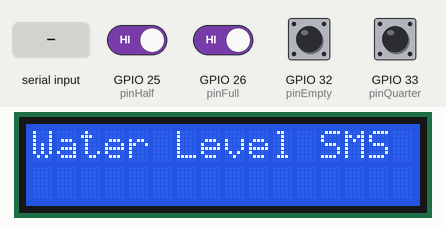
Simulated run of this sketch. Board: ESP32. Shown: 16×2 character LCD. The inputs (shaded band) are chosen by the test bench; at power-on: GPIO 25 (pinHalf), GPIO 26 (pinFull), GPIO 32 (pinEmpty), GPIO 33 (pinQuarter) HIGH. The modem accepts every AT command (registered, SIM ready, sends succeed) and sends nothing else; what the sketch prints to the serial monitor is not drawn.

Above: at 0.1 s.
At 5.2 s:
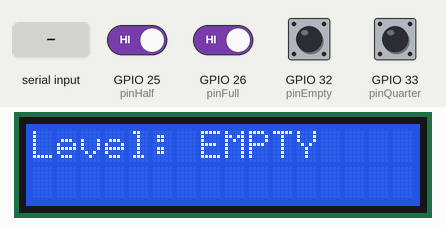
5.3 s: "+CMT:\n" received over the second serial link
10.8 s: "STATUS\n" received over the second serial link
13.3 s: GPIO 25 (pinHalf) driven LOW and GPIO 26 (pinFull) driven LOW
18.8 s: GPIO 26 (pinFull) driven HIGH
At 19.9 s:
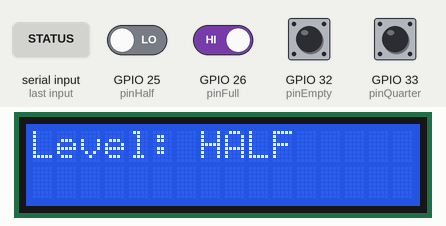
Timing chart, 0 to 21.8 s (numbered marks = the images above; inputs shaded):
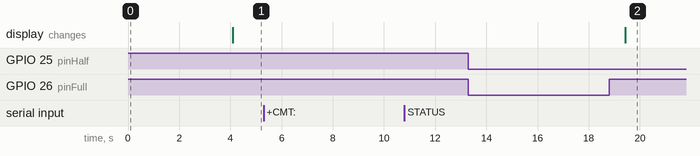

The sketch:

Water_level_measure_ESP32_GSM.ino
```cpp
//To check status — STATUS
//To change destination number — SETNUM:+918830584864

#include <Wire.h>
#include <LiquidCrystal_I2C.h>
LiquidCrystal_I2C lcd(0x27, 16, 2);

// Level sensor pins
const int pinEmpty = 32;
const int pinQuarter = 33;
const int pinHalf = 25;
const int pinFull = 26;

String lastLevel = "";

// GSM pins
#define MODEM_RX 16
#define MODEM_TX 17

// This is now changeable via SMS
String senderNumber = "+918830584864";

void setup() {
  Serial.begin(115200);
  Serial2.begin(9600, SERIAL_8N1, MODEM_RX, MODEM_TX);

  lcd.init();
  lcd.backlight();
  lcd.setCursor(0, 0);
  lcd.print("Water Level SMS");
  delay(2000);

  pinMode(pinEmpty, INPUT_PULLUP);
  pinMode(pinQuarter, INPUT_PULLUP);
  pinMode(pinHalf, INPUT_PULLUP);
  pinMode(pinFull, INPUT_PULLUP);

  // Set SMS mode to text
  Serial2.println("AT+CMGF=1");
  delay(1000);

  // Delete old SMS
  Serial2.println("AT+CMGD=1,4");
  delay(1000);
}

void loop() {
  String currentLevel = readWaterLevel();

  // If changed, send update
  if (currentLevel != lastLevel) {
    lcd.clear();
    lcd.setCursor(0, 0);
    lcd.print("Level: ");
    lcd.print(currentLevel);

    sendSMS(senderNumber, "Water tank is now: " + currentLevel);
    lastLevel = currentLevel;
  }

  // Check incoming SMS
  checkIncomingSMS();

  delay(1000);
}

String readWaterLevel() {
  bool e = (digitalRead(pinEmpty) == LOW);
  bool q = (digitalRead(pinQuarter) == LOW);
  bool h = (digitalRead(pinHalf) == LOW);
  bool f = (digitalRead(pinFull) == LOW);

  if (f) return "FULL";
  else if (h) return "HALF";
  else if (q) return "QUARTER";
  else return "EMPTY";
}

void sendSMS(String number, String message) {
  Serial.println("Sending SMS to " + number + ": " + message);

  Serial2.println("AT+CMGF=1");
  delay(1000);

  Serial2.print("AT+CMGS=\"");
  Serial2.print(number);
  Serial2.println("\"");
  delay(500);

  Serial2.print(message);
  delay(100);
  Serial2.write(26);  // CTRL+Z
  delay(5000);
}

void checkIncomingSMS() {
  if (Serial2.available()) {
    String smsData = Serial2.readString();
    smsData.toUpperCase();

    if (smsData.indexOf("+CMT:") != -1) {
      Serial.println("SMS Received: " + smsData);

      // If contains STATUS
      if (smsData.indexOf("STATUS") != -1) {
        String level = readWaterLevel();
        sendSMS(senderNumber, "Current water tank level: " + level);
      }

      // If contains SETNUM command
      if (smsData.indexOf("SETNUM:") != -1) {
        int idx = smsData.indexOf("SETNUM:") + 7;
        String newNum = smsData.substring(idx);
        newNum.trim();

        // Remove any unwanted characters like CR/LF
        newNum.replace("\r", "");
        newNum.replace("\n", "");

        senderNumber = newNum;
        Serial.println("New number set to: " + senderNumber);
        sendSMS(senderNumber, "Recipient number updated successfully.");
      }
    }
  }
}
```

Measured:
- after the input at 5.3 s, every drawn part: stays the same
- after the input at 10.8 s, every drawn part: stays the same
- after the input at 13.3 s, every drawn part: stays the same
- after the input at 18.8 s, the display: changes after 0.62 s (image 2)
